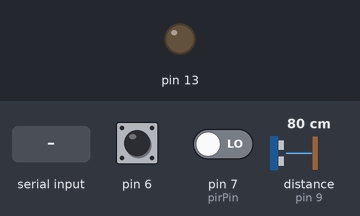
A sketch run on a simulated Arduino Uno, built with avr-gcc and run on an emulated ATmega328P. On the bench: output pins drawn as LEDs (lit = HIGH). Wiring (inferred from the names in the program): ultrasonic range finder: trigger pin 8; echo pin 9. The test bench sets the inputs (shaded band); at power-on: pin 6 HIGH, pin 7 (pirPin) LOW, distance to the obstacle (sensor on pin 9) 80 cm. The echo pulse lasts 58.3 µs per cm; the audio player accepts every command and is not drawn; pins used as bus, display or sensor lines are not drawn.

Above: at 1.7 s.
1.8 s: "detected" received over Serial
At 3.0 s:
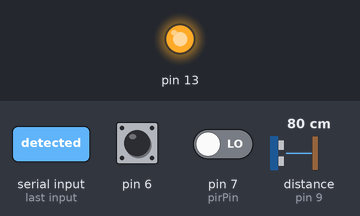
Timing chart, 0 to 4.8 s (numbered marks = the images above; inputs shaded):
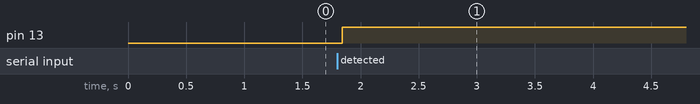

The sketch:

bird_deterrent.ino
```cpp
#include "SoftwareSerial.h"
#include "DFRobotDFPlayerMini.h"

const int pirPin = 7;
const int echoPin = 9;
const int trigPin = 8;

// Use pins 2 and 3 to communicate with DFPlayer Mini
static const uint8_t PIN_MP3_TX = 2; // Connects to module's RX
static const uint8_t PIN_MP3_RX = 3; // Connects to module's TX
SoftwareSerial softwareSerial(PIN_MP3_RX, PIN_MP3_TX);
DFRobotDFPlayerMini player;

unsigned long startTime;

void setup() {
  Serial.begin(9600);
  softwareSerial.begin(9600);
  pinMode(13, OUTPUT);

  pinMode(pirPin, INPUT);

  pinMode(trigPin, OUTPUT);
  pinMode(echoPin, INPUT);

  pinMode(6, INPUT_PULLUP);

  player.begin(softwareSerial);
  player.volume(30);
  // Play the first MP3 file on the SD card
  player.play(1);
  delay(1);
  player.stop();
}

long measure_dist() {
  long duration, dist;
  digitalWrite(trigPin, LOW);
  delayMicroseconds(10);
  digitalWrite(trigPin, HIGH);
  delayMicroseconds(10);
  digitalWrite(trigPin, LOW);
  //초음파 센서 거리 계산 (cm)
  duration = pulseIn(echoPin, HIGH);
  dist = duration * 17 / 1000;
  return dist;
}

String read_string() { // https://forum.arduino.cc/t/read-line-from-serial/98251/5
  String result = "";
  while (Serial.available()) {
    delay(1);  //delay to allow buffer to fill
    if (Serial.available() > 0) {
      char c = Serial.read();  //gets one byte from serial buffer
      result += c; //makes the string readString
    }
  }
  return result;
}

int lastValue = LOW;

String serialData;
bool startPlay = false;
bool isPlaying = false;

void loop() {
  unsigned long currTime = millis();
  long distance = measure_dist();
  int pirState = digitalRead(pirPin);

  String newSerialData = read_string();
  if (newSerialData != "") serialData = newSerialData;

  boolean condition;
  if(digitalRead(6) == LOW){
    condition = (distance <= 100 && pirState == HIGH) || serialData == "detected";
  }else{
    condition = serialData == "detected";
  }

  if (condition) {
    if (!isPlaying) {
      startTime = currTime;
      startPlay = true;
      player.randomAll();
      digitalWrite(13, HIGH);
    }
  } else {
    if (!isPlaying) {
      startPlay = false;
    }
  }

  if (startPlay) {
    if (currTime - startTime > 10000) {
      player.stop();
      isPlaying = false;
      digitalWrite(13, LOW);
    }else{
      isPlaying = true;
    }
  }


  delay(1);
}
```

Measured:
- after the input at 1.8 s, pin 13: LOW → HIGH at once
